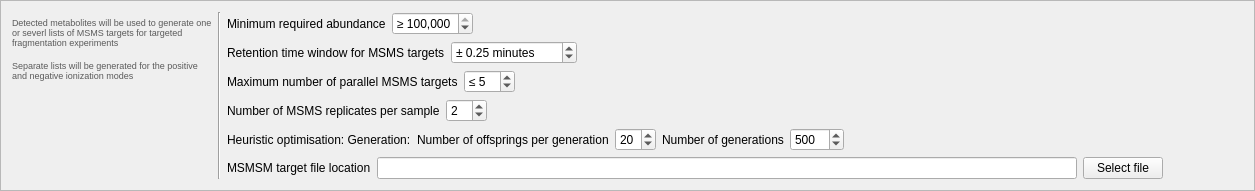
             <widget class="QFrame" name="frame_generateMSMSTargetLists">
              <property name="sizePolicy">
               <sizepolicy hsizetype="Preferred" vsizetype="Fixed">
                <horstretch>0</horstretch>
                <verstretch>0</verstretch>
               </sizepolicy>
              </property>
              <property name="frameShape">
               <enum>QFrame::StyledPanel</enum>
              </property>
              <property name="frameShadow">
               <enum>QFrame::Raised</enum>
              </property>
              <layout class="QGridLayout" name="gridLayout_55">
               <item row="1" column="1">
                <widget class="Line" name="line_39">
                 <property name="orientation">
                  <enum>Qt::Vertical</enum>
                 </property>
                </widget>
               </item>
               <item row="1" column="0">
                <layout class="QVBoxLayout" name="verticalLayout_12">
                 <item>
                  <spacer name="verticalSpacer_32">
                   <property name="orientation">
                    <enum>Qt::Vertical</enum>
                   </property>
                   <property name="sizeType">
                    <enum>QSizePolicy::Fixed</enum>
                   </property>
                   <property name="sizeHint" stdset="0">
                    <size>
                     <width>20</width>
                     <height>5</height>
                    </size>
                   </property>
                  </spacer>
                 </item>
                 <item>
                  <widget class="QLabel" name="label_86">
                   <property name="minimumSize">
                    <size>
                     <width>200</width>
                     <height>0</height>
                    </size>
                   </property>
                   <property name="maximumSize">
                    <size>
                     <width>200</width>
                     <height>16777215</height>
                    </size>
                   </property>
                   <property name="styleSheet">
                    <string notr="true">color: rgb(90, 90, 90);
font: 7pt;</string>
                   </property>
                   <property name="text">
                    <string>&lt;html&gt;&lt;head/&gt;&lt;body&gt;&lt;p&gt;Detected metabolites will be used to generate one or severl lists of MSMS targets for targeted fragmentation experiments&lt;/p&gt;&lt;p&gt;Separate lists will be generated for the positive and negative ionization modes&lt;/p&gt;&lt;/body&gt;&lt;/html&gt;</string>
                   </property>
                   <property name="wordWrap">
                    <bool>true</bool>
                   </property>
                  </widget>
                 </item>
                 <item>
                  <spacer name="verticalSpacer_33">
                   <property name="orientation">
                    <enum>Qt::Vertical</enum>
                   </property>
                   <property name="sizeHint" stdset="0">
                    <size>
                     <width>20</width>
                     <height>40</height>
                    </size>
                   </property>
                  </spacer>
                 </item>
                </layout>
               </item>
               <item row="1" column="2">
                <layout class="QGridLayout" name="gridLayout_53">
                 <item row="0" column="1">
                  <layout class="QHBoxLayout" name="horizontalLayout_24">
                   <item>
                    <widget class="QLabel" name="label_85">
                     <property name="text">
                      <string>Minimum required abundance</string>
                     </property>
                    </widget>
                   </item>
                   <item>
                    <widget class="QSpinBox" name="msms_minCounts">
                     <property name="showGroupSeparator" stdset="0">
                      <bool>true</bool>
                     </property>
                     <property name="prefix">
                      <string>≥ </string>
                     </property>
                     <property name="minimum">
                      <number>1</number>
                     </property>
                     <property name="maximum">
                      <number>1000000000</number>
                     </property>
                     <property name="singleStep">
                      <number>10000</number>
                     </property>
                     <property name="value">
                      <number>100000</number>
                     </property>
                    </widget>
                   </item>
                   <item>
                    <spacer name="horizontalSpacer_12">
                     <property name="orientation">
                      <enum>Qt::Horizontal</enum>
                     </property>
                     <property name="sizeType">
                      <enum>QSizePolicy::MinimumExpanding</enum>
                     </property>
                     <property name="sizeHint" stdset="0">
                      <size>
                       <width>40</width>
                       <height>20</height>
                      </size>
                     </property>
                    </spacer>
                   </item>
                  </layout>
                 </item>
                 <item row="5" column="1">
                  <layout class="QHBoxLayout" name="horizontalLayout_26">
                   <item>
                    <widget class="QLabel" name="label_88">
                     <property name="text">
                      <string>MSMSM target file location</string>
                     </property>
                    </widget>
                   </item>
                   <item>
                    <widget class="QLineEdit" name="msms_fileLocation">
                     <property name="sizePolicy">
                      <sizepolicy hsizetype="Fixed" vsizetype="Fixed">
                       <horstretch>0</horstretch>
                       <verstretch>0</verstretch>
                      </sizepolicy>
                     </property>
                     <property name="minimumSize">
                      <size>
                       <width>700</width>
                       <height>0</height>
                      </size>
                     </property>
                    </widget>
                   </item>
                   <item>
                    <widget class="QPushButton" name="msms_selectFile">
                     <property name="text">
                      <string>Select file</string>
                     </property>
                    </widget>
                   </item>
                   <item>
                    <spacer name="horizontalSpacer_16">
                     <property name="orientation">
                      <enum>Qt::Horizontal</enum>
                     </property>
                     <property name="sizeType">
                      <enum>QSizePolicy::MinimumExpanding</enum>
                     </property>
                     <property name="sizeHint" stdset="0">
                      <size>
                       <width>40</width>
                       <height>20</height>
                      </size>
                     </property>
                    </spacer>
                   </item>
                  </layout>
                 </item>
                 <item row="1" column="1">
                  <layout class="QHBoxLayout" name="horizontalLayout_25">
                   <item>
                    <widget class="QLabel" name="label_87">
                     <property name="text">
                      <string>Retention time window for MSMS targets</string>
                     </property>
                    </widget>
                   </item>
                   <item>
                    <widget class="QDoubleSpinBox" name="msms_rtWindow">
                     <property name="prefix">
                      <string>± </string>
                     </property>
                     <property name="suffix">
                      <string> minutes</string>
                     </property>
                     <property name="maximum">
                      <double>1000.000000000000000</double>
                     </property>
                     <property name="value">
                      <double>0.250000000000000</double>
                     </property>
                    </widget>
                   </item>
                   <item>
                    <spacer name="horizontalSpacer_14">
                     <property name="orientation">
                      <enum>Qt::Horizontal</enum>
                     </property>
                     <property name="sizeType">
                      <enum>QSizePolicy::MinimumExpanding</enum>
                     </property>
                     <property name="sizeHint" stdset="0">
                      <size>
                       <width>40</width>
                       <height>20</height>
                      </size>
                     </property>
                    </spacer>
                   </item>
                  </layout>
                 </item>
                 <item row="2" column="1">
                  <layout class="QHBoxLayout" name="horizontalLayout_29">
                   <item>
                    <widget class="QLabel" name="label_89">
                     <property name="text">
                      <string>Maximum number of parallel MSMS targets</string>
                     </property>
                    </widget>
                   </item>
                   <item>
                    <widget class="QSpinBox" name="msms_maxParallelTargets">
                     <property name="prefix">
                      <string>≤ </string>
                     </property>
                     <property name="minimum">
                      <number>1</number>
                     </property>
                     <property name="value">
                      <number>5</number>
                     </property>
                    </widget>
                   </item>
                   <item>
                    <spacer name="horizontalSpacer_23">
                     <property name="orientation">
                      <enum>Qt::Horizontal</enum>
                     </property>
                     <property name="sizeType">
                      <enum>QSizePolicy::MinimumExpanding</enum>
                     </property>
                     <property name="sizeHint" stdset="0">
                      <size>
                       <width>40</width>
                       <height>20</height>
                      </size>
                     </property>
                    </spacer>
                   </item>
                  </layout>
                 </item>
                 <item row="3" column="1">
                  <layout class="QHBoxLayout" name="horizontalLayout_27">
                   <item>
                    <widget class="QLabel" name="label_90">
                     <property name="text">
                      <string>Number of MSMS replicates per sample</string>
                     </property>
                    </widget>
                   </item>
                   <item>
                    <widget class="QSpinBox" name="msms_numberOfSamples">
                     <property name="minimum">
                      <number>1</number>
                     </property>
                     <property name="value">
                      <number>2</number>
                     </property>
                    </widget>
                   </item>
                   <item>
                    <spacer name="horizontalSpacer_24">
                     <property name="orientation">
                      <enum>Qt::Horizontal</enum>
                     </property>
                     <property name="sizeType">
                      <enum>QSizePolicy::MinimumExpanding</enum>
                     </property>
                     <property name="sizeHint" stdset="0">
                      <size>
                       <width>40</width>
                       <height>20</height>
                      </size>
                     </property>
                    </spacer>
                   </item>
                  </layout>
                 </item>
                 <item row="4" column="1">
                  <layout class="QHBoxLayout" name="horizontalLayout_30">
                   <item>
                    <widget class="QLabel" name="label_92">
                     <property name="text">
                      <string>Heuristic optimisation: Generation:</string>
                     </property>
                    </widget>
                   </item>
                   <item>
                    <widget class="QLabel" name="label_93">
                     <property name="text">
                      <string>Number of offsprings per generation</string>
                     </property>
                    </widget>
                   </item>
                   <item>
                    <widget class="QSpinBox" name="nOffsprings">
                     <property name="minimum">
                      <number>1</number>
                     </property>
                     <property name="value">
                      <number>20</number>
                     </property>
                    </widget>
                   </item>
                   <item>
                    <widget class="QLabel" name="label_94">
                     <property name="text">
                      <string>Number of generations</string>
                     </property>
                    </widget>
                   </item>
                   <item>
                    <widget class="QSpinBox" name="nGenerations">
                     <property name="minimum">
                      <number>1</number>
                     </property>
                     <property name="maximum">
                      <number>5000</number>
                     </property>
                     <property name="value">
                      <number>500</number>
                     </property>
                    </widget>
                   </item>
                   <item>
                    <spacer name="horizontalSpacer_29">
                     <property name="orientation">
                      <enum>Qt::Horizontal</enum>
                     </property>
                     <property name="sizeType">
                      <enum>QSizePolicy::MinimumExpanding</enum>
                     </property>
                     <property name="sizeHint" stdset="0">
                      <size>
                       <width>40</width>
                       <height>20</height>
                      </size>
                     </property>
                    </spacer>
                   </item>
                  </layout>
                 </item>
                </layout>
               </item>
               <item row="1" column="3">
                <spacer name="horizontalSpacer_36">
                 <property name="orientation">
                  <enum>Qt::Horizontal</enum>
                 </property>
                 <property name="sizeHint" stdset="0">
                  <size>
                   <width>40</width>
                   <height>20</height>
                  </size>
                 </property>
                </spacer>
               </item>
              </layout>
             </widget>
